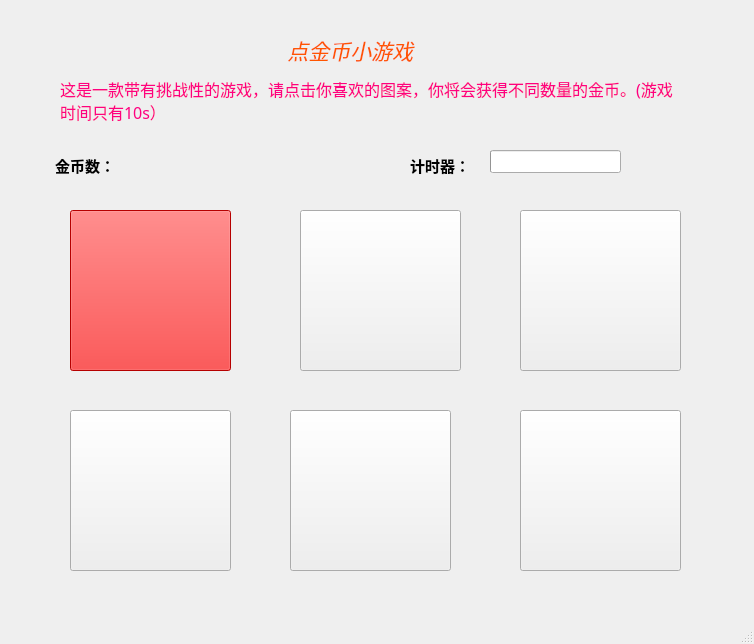
<?xml version="1.0" encoding="UTF-8"?>
<ui version="4.0">
 <class>MainWindow</class>
 <widget class="QMainWindow" name="MainWindow">
  <property name="geometry">
   <rect>
    <x>0</x>
    <y>0</y>
    <width>754</width>
    <height>644</height>
   </rect>
  </property>
  <property name="windowTitle">
   <string>MainWindow</string>
  </property>
  <widget class="QWidget" name="centralwidget">
   <widget class="QLabel" name="label">
    <property name="geometry">
     <rect>
      <x>60</x>
      <y>70</y>
      <width>621</width>
      <height>61</height>
     </rect>
    </property>
    <property name="font">
     <font>
      <family>楷体</family>
      <pointsize>9</pointsize>
      <weight>50</weight>
      <italic>false</italic>
      <bold>false</bold>
     </font>
    </property>
    <property name="styleSheet">
     <string notr="true">color: rgb(255, 0, 127);
font: 9pt &quot;楷体&quot;;</string>
    </property>
    <property name="text">
     <string>&lt;html&gt;&lt;head/&gt;&lt;body&gt;&lt;p&gt;&lt;span style=&quot; font-size:12pt;&quot;&gt;这是一款带有挑战性的游戏，请点击你喜欢的图案，你将会获得不同数量的金币。(游戏时间只有10s）&lt;/span&gt;&lt;/p&gt;&lt;/body&gt;&lt;/html&gt;</string>
    </property>
    <property name="textFormat">
     <enum>Qt::AutoText</enum>
    </property>
    <property name="scaledContents">
     <bool>true</bool>
    </property>
    <property name="wordWrap">
     <bool>true</bool>
    </property>
   </widget>
   <widget class="QLabel" name="label_2">
    <property name="geometry">
     <rect>
      <x>250</x>
      <y>10</y>
      <width>201</width>
      <height>81</height>
     </rect>
    </property>
    <property name="styleSheet">
     <string notr="true">font: 9pt &quot;微软雅黑&quot;;
color: qlineargradient(spread:pad, x1:0, y1:0, x2:1, y2:0, stop:0 rgba(9, 41, 4, 255), stop:0.085 rgba(2, 79, 0, 255), stop:0.19 rgba(50, 147, 22, 255), stop:0.275 rgba(236, 191, 49, 255), stop:0.39 rgba(243, 61, 34, 255), stop:0.555 rgba(135, 81, 60, 255), stop:0.667 rgba(121, 75, 255, 255), stop:0.825 rgba(164, 255, 244, 255), stop:0.885 rgba(104, 222, 71, 255), stop:1 rgba(93, 128, 0, 255));
color: rgb(255, 85, 0);</string>
    </property>
    <property name="text">
     <string>&lt;html&gt;&lt;head/&gt;&lt;body&gt;&lt;p align=&quot;center&quot;&gt;&lt;span style=&quot; font-size:16pt; font-style:italic;&quot;&gt;点金币小游戏&lt;/span&gt;&lt;/p&gt;&lt;/body&gt;&lt;/html&gt;</string>
    </property>
   </widget>
   <widget class="QLabel" name="label_3">
    <property name="geometry">
     <rect>
      <x>55</x>
      <y>150</y>
      <width>71</width>
      <height>31</height>
     </rect>
    </property>
    <property name="styleSheet">
     <string notr="true">font: 9pt &quot;楷体&quot;;</string>
    </property>
    <property name="text">
     <string>&lt;html&gt;&lt;head/&gt;&lt;body&gt;&lt;p&gt;&lt;span style=&quot; font-size:11pt; font-weight:600;&quot;&gt;金币数：&lt;/span&gt;&lt;/p&gt;&lt;/body&gt;&lt;/html&gt;</string>
    </property>
   </widget>
   <widget class="QPushButton" name="pushButton">
    <property name="geometry">
     <rect>
      <x>70</x>
      <y>210</y>
      <width>161</width>
      <height>161</height>
     </rect>
    </property>
    <property name="styleSheet">
     <string notr="true">border-image: url(:/pictures/1.jpg);
color: rgb(255, 0, 0);
font: 28pt &quot;楷体&quot;;
background-color: rgb(255, 0, 0);</string>
    </property>
    <property name="text">
     <string/>
    </property>
    <property name="iconSize">
     <size>
      <width>161</width>
      <height>161</height>
     </size>
    </property>
   </widget>
   <widget class="QPushButton" name="pushButton_2">
    <property name="geometry">
     <rect>
      <x>300</x>
      <y>210</y>
      <width>161</width>
      <height>161</height>
     </rect>
    </property>
    <property name="layoutDirection">
     <enum>Qt::LeftToRight</enum>
    </property>
    <property name="styleSheet">
     <string notr="true">border-image: url(:/pictures/2.jpg);</string>
    </property>
    <property name="text">
     <string/>
    </property>
    <property name="iconSize">
     <size>
      <width>161</width>
      <height>161</height>
     </size>
    </property>
   </widget>
   <widget class="QPushButton" name="pushButton_3">
    <property name="geometry">
     <rect>
      <x>520</x>
      <y>210</y>
      <width>161</width>
      <height>161</height>
     </rect>
    </property>
    <property name="styleSheet">
     <string notr="true">border-image: url(:/pictures/3.jpg);</string>
    </property>
    <property name="text">
     <string/>
    </property>
    <property name="iconSize">
     <size>
      <width>161</width>
      <height>161</height>
     </size>
    </property>
   </widget>
   <widget class="QPushButton" name="pushButton_4">
    <property name="geometry">
     <rect>
      <x>70</x>
      <y>410</y>
      <width>161</width>
      <height>161</height>
     </rect>
    </property>
    <property name="styleSheet">
     <string notr="true">border-image: url(:/pictures/4.jpg);</string>
    </property>
    <property name="text">
     <string/>
    </property>
    <property name="iconSize">
     <size>
      <width>161</width>
      <height>161</height>
     </size>
    </property>
   </widget>
   <widget class="QPushButton" name="pushButton_5">
    <property name="geometry">
     <rect>
      <x>290</x>
      <y>410</y>
      <width>161</width>
      <height>161</height>
     </rect>
    </property>
    <property name="styleSheet">
     <string notr="true">border-image: url(:/pictures/5.jpg);</string>
    </property>
    <property name="text">
     <string/>
    </property>
    <property name="iconSize">
     <size>
      <width>161</width>
      <height>161</height>
     </size>
    </property>
   </widget>
   <widget class="QPushButton" name="pushButton_6">
    <property name="geometry">
     <rect>
      <x>520</x>
      <y>410</y>
      <width>161</width>
      <height>161</height>
     </rect>
    </property>
    <property name="styleSheet">
     <string notr="true">border-image: url(:/pictures/6.jpg);</string>
    </property>
    <property name="text">
     <string/>
    </property>
    <property name="iconSize">
     <size>
      <width>161</width>
      <height>161</height>
     </size>
    </property>
   </widget>
   <widget class="QLabel" name="scoresLabel">
    <property name="geometry">
     <rect>
      <x>130</x>
      <y>148</y>
      <width>51</width>
      <height>31</height>
     </rect>
    </property>
    <property name="styleSheet">
     <string notr="true">font: 14pt &quot;楷体&quot;;
color: rgb(255, 0, 0);</string>
    </property>
    <property name="text">
     <string/>
    </property>
   </widget>
   <widget class="QLabel" name="label_4">
    <property name="geometry">
     <rect>
      <x>410</x>
      <y>150</y>
      <width>81</width>
      <height>31</height>
     </rect>
    </property>
    <property name="styleSheet">
     <string notr="true">font: 9pt &quot;楷体&quot;;</string>
    </property>
    <property name="text">
     <string>&lt;html&gt;&lt;head/&gt;&lt;body&gt;&lt;p&gt;&lt;span style=&quot; font-size:11pt; font-weight:600;&quot;&gt;计时器：&lt;/span&gt;&lt;/p&gt;&lt;/body&gt;&lt;/html&gt;</string>
    </property>
   </widget>
   <widget class="QProgressBar" name="progressBar">
    <property name="geometry">
     <rect>
      <x>490</x>
      <y>150</y>
      <width>131</width>
      <height>23</height>
     </rect>
    </property>
    <property name="maximum">
     <number>10</number>
    </property>
    <property name="value">
     <number>0</number>
    </property>
    <property name="format">
     <string/>
    </property>
   </widget>
  </widget>
  <widget class="QMenuBar" name="menubar">
   <property name="geometry">
    <rect>
     <x>0</x>
     <y>0</y>
     <width>754</width>
     <height>26</height>
    </rect>
   </property>
  </widget>
  <widget class="QStatusBar" name="statusbar"/>
 </widget>
 <resources/>
 <connections/>
</ui>
